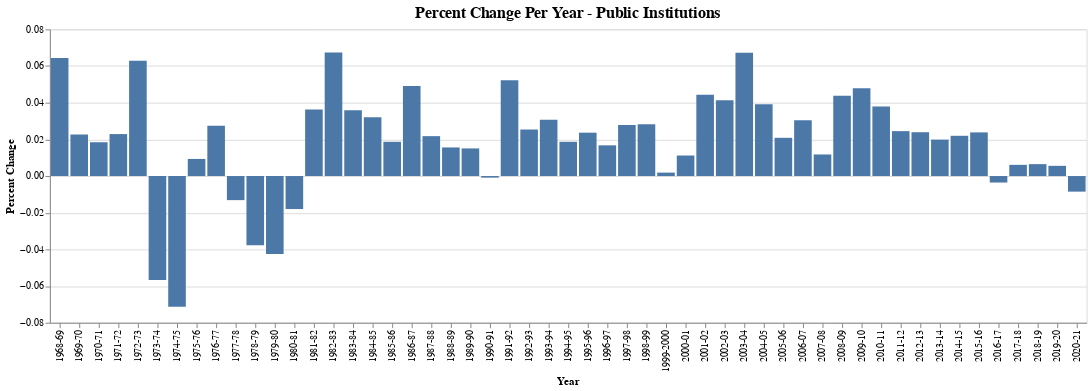

This figure's notebook cell:
### Code cell
#chart configuration for public institutions
alt.Chart(tuition_pct_change.reset_index()).mark_bar().encode(
    x='Year',
    y=alt.Y('Public', title='Percent Change')
).properties(
    title='Percent Change Per Year - Public Institutions'
).configure_title(
    'center',
    fontSize=16
)

### Figure 1 — Vega-Lite specification as saved in the notebook (floating-point values rounded to 4 significant figures)
{"config": {"view": {"continuousWidth": 400, "continuousHeight": 300}, "title": {"align": "center", "fontSize": 16}}, "data": {"name": "data-9f8a1e9adfe12dad63295994e6c2e97f"}, "mark": "bar", "encoding": {"x": {"field": "Year", "type": "nominal"}, "y": {"field": "Public", "title": "Percent Change", "type": "quantitative"}}, "title": "Percent Change Per Year - Public Institutions", "$schema": "https://vega.github.io/schema/vega-lite/v4.17.0.json", "datasets": {"data-9f8a1e9adfe12dad63295994e6c2e97f": [{"Year": "1968-69 ", "All Institutions": 0.039, "Private": 0.1258, "Public": 0.06437}, {"Year": "1969-70 ", "All Institutions": 0.02316, "Private": 0.02543, "Public": 0.02265}, {"Year": "1970-71 ", "All Institutions": 0.01329, "Private": 0.02367, "Public": 0.01844}, {"Year": "1971-72 ", "All Institutions": 0.01582, "Private": 0.02285, "Public": 0.02289}, {"Year": "1972-73 ", "All Institutions": 0.03964, "Private": 0.01816, "Public": 0.06289}, {"Year": "1973-74 ", "All Institutions": -0.05175, "Private": -0.0431, "Public": -0.05666}, {"Year": "1974-75 ", "All Institutions": -0.06142, "Private": -0.04883, "Public": -0.07127}, {"Year": "1975-76 ", "All Institutions": 0.005761, "Private": 0.006475, "Public": 0.009323}, {"Year": "1976-77 ", "All Institutions": 0.03401, "Private": 0.0243, "Public": 0.02748}, {"Year": "1977-78 ", "All Institutions": -0.009088, "Private": -0.0008973, "Public": -0.01314}, {"Year": "1978-79 ", "All Institutions": -0.02114, "Private": -0.006006, "Public": -0.03772}, {"Year": "1979-80 ", "All Institutions": -0.04212, "Private": -0.04049, "Public": -0.04248}, {"Year": "1980-81 ", "All Institutions": -0.009688, "Private": 5.885e-05, "Public": -0.018}, {"Year": "1981-82 ", "All Institutions": 0.03922, "Private": 0.04167, "Public": 0.03627}, {"Year": "1982-83 ", "All Institutions": 0.06924, "Private": 0.07944, "Public": 0.06739}, {"Year": "1983-84 ", "All Institutions": 0.03894, "Private": 0.04998, "Public": 0.03583}, {"Year": "1984-85 ", "All Institutions": 0.04612, "Private": 0.04805, "Public": 0.032}, {"Year": "1985-86", "All Institutions": 0.03676, "Private": 0.0614, "Public": 0.01867}, {"Year": "1986-87 ", "All Institutions": 0.06003, "Private": 0.0643, "Public": 0.04908}, {"Year": "1987-88 ", "All Institutions": 0.00978, "Private": 0.01949, "Public": 0.02176}, {"Year": "1988-89 ", "All Institutions": 0.02492, "Private": 0.02895, "Public": 0.0156}, {"Year": "1989-90 ", "All Institutions": 0.02349, "Private": 0.02179, "Public": 0.01506}, {"Year": "1990-91 ", "All Institutions": -0.0006022, "Private": 0.02172, "Public": -0.0008729}, {"Year": "1991-92 ", "All Institutions": 0.05008, "Private": 0.04367, "Public": 0.05222}, {"Year": "1992-93 ", "All Institutions": 0.03092, "Private": 0.02085, "Public": 0.02537}, {"Year": "1993-94 ", "All Institutions": 0.03469, "Private": 0.0328, "Public": 0.03068}, {"Year": "1994-95 ", "All Institutions": 0.01727, "Private": 0.01481, "Public": 0.01868}, {"Year": "1995-96 ", "All Institutions": 0.03373, "Private": 0.03274, "Public": 0.02365}, {"Year": "1996-97 ", "All Institutions": 0.02035, "Private": 0.0181, "Public": 0.01674}, {"Year": "1997-98 ", "All Institutions": 0.02206, "Private": 0.01591, "Public": 0.02783}, {"Year": "1998-99 ", "All Institutions": 0.03624, "Private": 0.02727, "Public": 0.02828}, {"Year": "1999-2000 ", "All Institutions": 0.009625, "Private": 0.01136, "Public": 0.00187}, {"Year": "2000-01 ", "All Institutions": 0.01177, "Private": 0.01905, "Public": 0.0112}, {"Year": "2001-02 ", "All Institutions": 0.03707, "Private": 0.02935, "Public": 0.04429}, {"Year": "2002-03 ", "All Institutions": 0.0359, "Private": 0.01659, "Public": 0.04138}, {"Year": "2003-04 ", "All Institutions": 0.05085, "Private": 0.03136, "Public": 0.06724}, {"Year": "2004-05 ", "All Institutions": 0.03366, "Private": 0.01687, "Public": 0.03915}, {"Year": "2005-06 ", "All Institutions": 0.01827, "Private": 0.002663, "Public": 0.02085}, {"Year": "2006-07 ", "All Institutions": 0.03185, "Private": 0.03137, "Public": 0.03041}, {"Year": "2007-08 ", "All Institutions": 0.01079, "Private": 0.007833, "Public": 0.01176}, {"Year": "2008-09 ", "All Institutions": 0.03702, "Private": 0.01908, "Public": 0.04373}, {"Year": "2009-10 ", "All Institutions": 0.0276, "Private": 0.009899, "Public": 0.04781}, {"Year": "2010-11 ", "All Institutions": 0.02433, "Private": 0.0009569, "Public": 0.03791}, {"Year": "2011-12 ", "All Institutions": 0.01275, "Private": 0.006175, "Public": 0.02449}, {"Year": "2012-13 ", "All Institutions": 0.02041, "Private": 0.02437, "Public": 0.0239}, {"Year": "2013-14 ", "All Institutions": 0.01886, "Private": 0.02752, "Public": 0.01987}, {"Year": "2014-15 ", "All Institutions": 0.02122, "Private": 0.03042, "Public": 0.02195}, {"Year": "2015-16 ", "All Institutions": 0.02159, "Private": 0.03371, "Public": 0.0238}, {"Year": "2016-17 ", "All Institutions": -0.0007969, "Private": 0.02991, "Public": -0.003536}, {"Year": "2017-18 ", "All Institutions": 0.006068, "Private": 0.01726, "Public": 0.006104}, {"Year": "2018-19 ", "All Institutions": -0.03074, "Private": 0.01467, "Public": 0.00649}, {"Year": "2019-20", "All Institutions": 0.04676, "Private": 0.01224, "Public": 0.00556}, {"Year": "2020-21", "All Institutions": -0.01369, "Private": -0.01424, "Public": -0.008504}]}}
